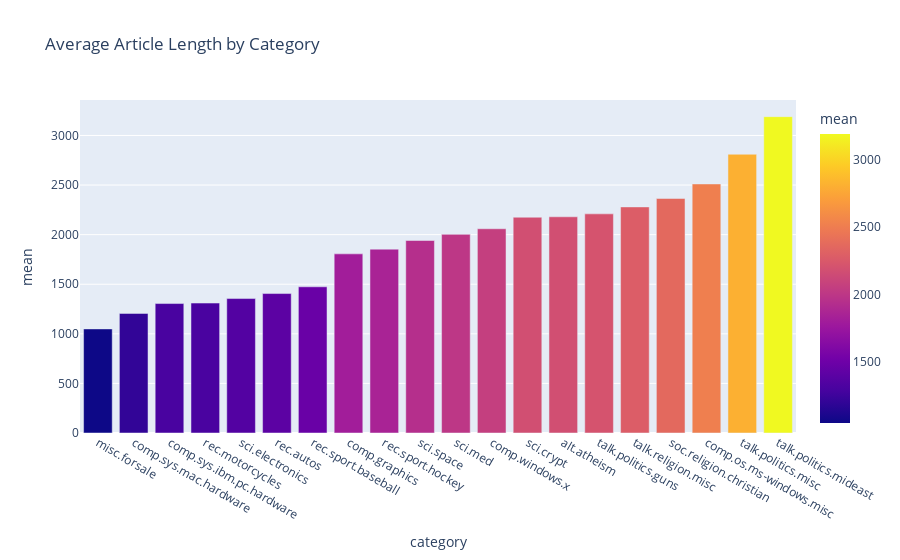

The notebook cell saved with this chart:
### Markdown cell above
It's obvious that the dataset is *balanced*

### Code cell
fig = px.bar(data_frame=categories_statistics_df.sort_values(by='mean'), x='category', y='mean',
            color='mean', title='Average Article Length by Category')
fig.show()

### Figure 1 — Plotly figure (JSON) as saved in the notebook; plotly's stock layout.template omitted (floating-point values rounded to 4 significant figures)
{"data": [{"alignmentgroup": "True", "hoverlabel": {"namelength": 0}, "hovertemplate": "category=%{x}<br>mean=%{marker.color}", "legendgroup": "", "marker": {"color": [1049.0, 1206.0, 1305.0, 1310.0, 1356.0, 1406.0, 1474.0, 1806.0, 1854.0, 1941.0, 2003.0, 2060.0, 2176.0, 2180.0, 2210.0, 2280.0, 2365.0, 2511.0, 2811.0, 3190.0], "coloraxis": "coloraxis"}, "name": "", "offsetgroup": "", "orientation": "v", "showlegend": false, "textposition": "auto", "type": "bar", "x": ["misc.forsale", "comp.sys.mac.hardware", "comp.sys.ibm.pc.hardware", "rec.motorcycles", "sci.electronics", "rec.autos", "rec.sport.baseball", "comp.graphics", "rec.sport.hockey", "sci.space", "sci.med", "comp.windows.x", "sci.crypt", "alt.atheism", "talk.politics.guns", "talk.religion.misc", "soc.religion.christian", "comp.os.ms-windows.misc", "talk.politics.misc", "talk.politics.mideast"], "xaxis": "x", "y": [1049.0, 1206.0, 1305.0, 1310.0, 1356.0, 1406.0, 1474.0, 1806.0, 1854.0, 1941.0, 2003.0, 2060.0, 2176.0, 2180.0, 2210.0, 2280.0, 2365.0, 2511.0, 2811.0, 3190.0], "yaxis": "y"}], "layout": {"autosize": true, "barmode": "relative", "coloraxis": {"colorbar": {"title": {"text": "mean"}}, "colorscale": [[0, "#0d0887"], [0.1111, "#46039f"], [0.2222, "#7201a8"], [0.3333, "#9c179e"], [0.4444, "#bd3786"], [0.5556, "#d8576b"], [0.6667, "#ed7953"], [0.7778, "#fb9f3a"], [0.8889, "#fdca26"], [1, "#f0f921"]]}, "legend": {"tracegroupgap": 0}, "title": {"text": "Average Article Length by Category"}, "xaxis": {"anchor": "y", "autorange": true, "domain": [0, 1], "range": [-0.5, 19.5], "title": {"text": "category"}, "type": "category"}, "yaxis": {"anchor": "x", "autorange": true, "domain": [0, 1], "range": [0, 3358.0], "title": {"text": "mean"}, "type": "linear"}}}
